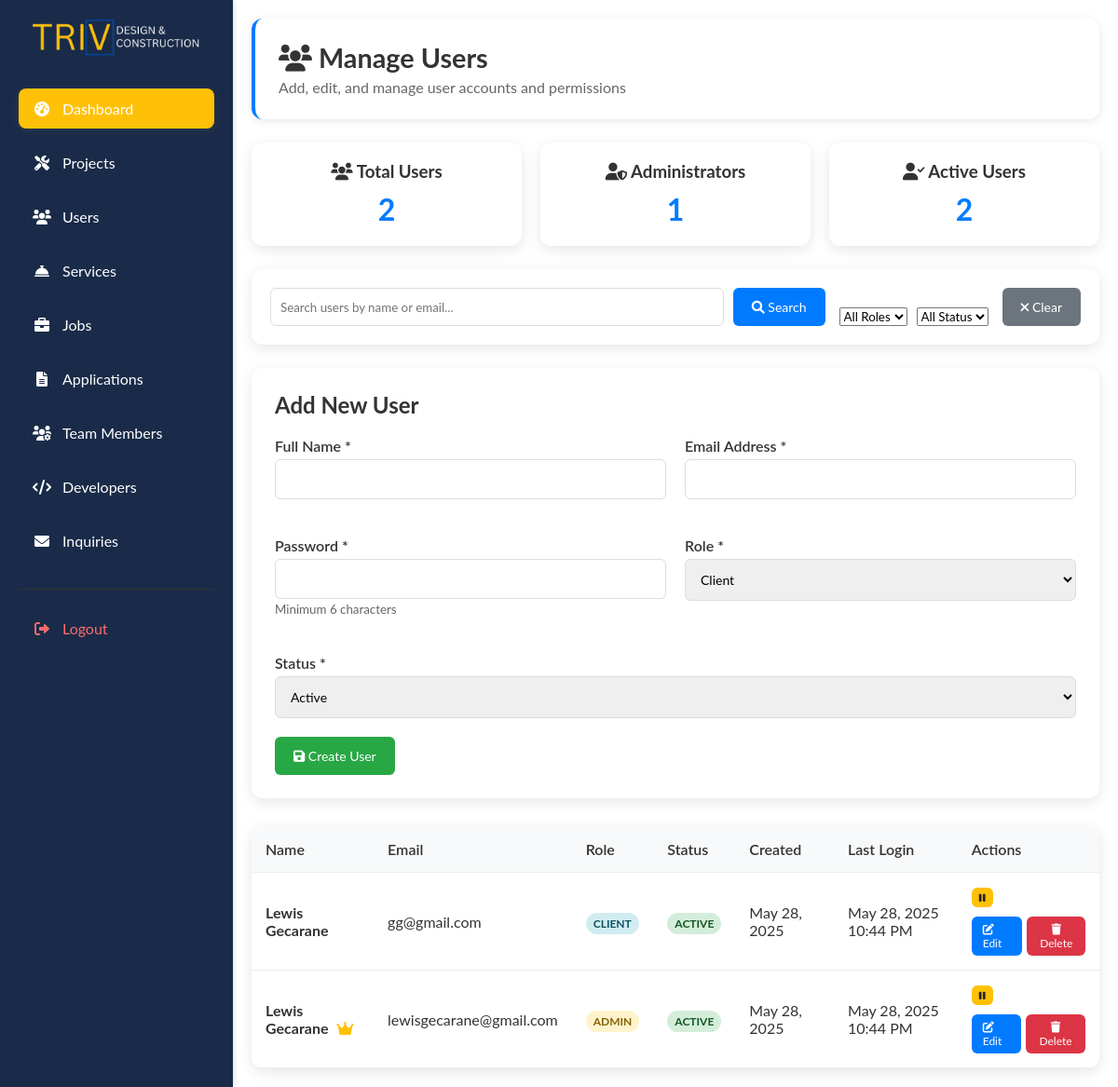
The app's page /admin/manage-users.php (signed in), older data.
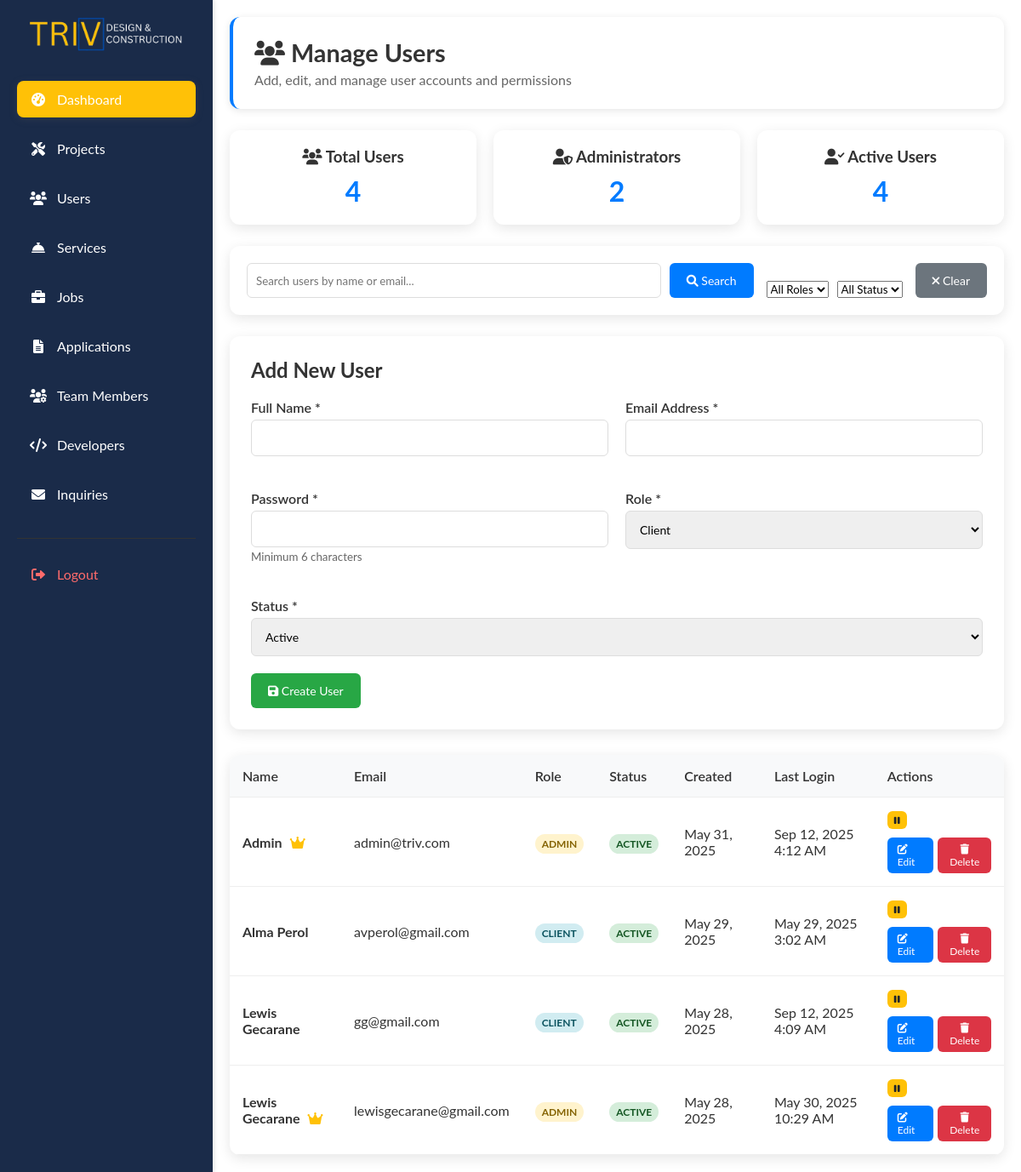
The same page, newer data.
### tables this page shows
CREATE TABLE `users` (
  `id` int(11) NOT NULL,
  `name` varchar(255) NOT NULL,
  `email` varchar(255) NOT NULL,
  `password` varchar(255) NOT NULL,
  `role` enum('admin','client') DEFAULT 'client',
  `status` enum('active','inactive') DEFAULT 'active',
  `created_at` timestamp NOT NULL DEFAULT current_timestamp(),
  `last_login` timestamp NULL DEFAULT NULL
);

### classes/Database.php (called while the page is built, shortened)
<?php
class User {
    private $conn;
    private $table = 'users';
    public function __construct($db) {
        $this->conn = $db;
    }
    public function getCount() {
        try {
            $stmt = $this->conn->prepare("SELECT COUNT(*) as count FROM {$this->table}");
            $stmt->execute();
            $result = $stmt->fetch();
            return $result['count'];
        } catch (PDOException $e) {
            error_log("Get count error: " . $e->getMessage());
            return 0;
        }
    }
    public function getAllUsers() {
        try {
            $stmt = $this->conn->prepare("SELECT id, name, email, role, status, created_at, last_login FROM {$this->table} ORDER BY created_at DESC");
            $stmt->execute();
            return $stmt->fetchAll();
        } catch (PDOException $e) {
            error_log("Get all users error: " . $e->getMessage());
            return [];
        }
    }
    public function getAdminCount() {
        try {
            $stmt = $this->conn->prepare("SELECT COUNT(*) as count FROM {$this->table} WHERE role = 'admin'");
            $stmt->execute();
            $result = $stmt->fetch();
            return $result['count'];
        } catch (PDOException $e) {
            error_log("Get admin count error: " . $e->getMessage());
            return 0;
        }
    }
}
?>

### admin/manage-users.php (the view, shortened to what this page needs)
<?php
require_once '../classes/Auth.php';
require_once '../classes/Database.php';
$db = new Database();
$conn = $db->connect();
$userObj = new User($conn);
$search = isset($_GET['search']) ? trim($_GET['search']) : '';
$roleFilter = isset($_GET['role']) ? $_GET['role'] : '';
$statusFilter = isset($_GET['status']) ? $_GET['status'] : '';
if (!empty($search)) {
    $users = $userObj->searchUsers($search);
} elseif (!empty($roleFilter)) {
    $users = $userObj->getUsersByRole($roleFilter);
} elseif (!empty($statusFilter)) {
    $users = $userObj->getUsersByStatus($statusFilter);
} else {
    $users = $userObj->getAllUsers();
}
$editUser = null;
$totalUsers = $userObj->getCount();
$adminCount = $userObj->getAdminCount();
?>
<!DOCTYPE html>
<html lang="en">
<head>
    <link rel="stylesheet" href="https://cdnjs.cloudflare.com/ajax/libs/font-awesome/6.0.0-beta3/css/all.min.css">
</head>
<body>
    <aside>
    <h2><img src = ../assets/images/trivfinalnatalaga.png></h2>
    <ul>
      <li><a href="dashboard.php" class="active"><i class="fas fa-tachometer-alt"></i> Dashboard</a></li>
      <li><a href="projects.php"><i class="fas fa-tools"></i> Projects</a></li>
      <li><a href="manage-users.php"><i class="fas fa-users"></i> Users</a></li>
      <li><a href="services.php"><i class="fas fa-concierge-bell"></i> Services</a></li>
       <li><a href="manage-jobs.php"><i class="fas fa-briefcase"></i> Jobs</a></li>
            <li><a href="manage-applications.php"><i class="fas fa-file-alt"></i> Applications</a></li>
            <li><a href="manage-team.php"><i class="fas fa-users-cog"></i> Team Members</a></li>
            <li><a href="manage-developers.php"><i class="fas fa-code"></i> Developers</a></li>
            <li><a href="manage-inquiries.php"><i class="fas fa-envelope"></i> Inquiries</a></li>
      <li class="logout-btn"><a href="logout.php"><i class="fas fa-sign-out-alt"></i> Logout</a></li>
    </ul>
  </aside>
    <main>
        <div class="header">
            <h1><i class="fas fa-users"></i> Manage Users</h1>
            <p>Add, edit, and manage user accounts and permissions</p>
        </div>
        <div class="stats-row">
            <div class="stat-card">
                <h3><i class="fas fa-users"></i> Total Users</h3>
                <div class="number"><?= $totalUsers ?></div>
            </div>
            <div class="stat-card">
                <h3><i class="fas fa-user-shield"></i> Administrators</h3>
                <div class="number"><?= $adminCount ?></div>
            </div>
            <div class="stat-card">
                <h3><i class="fas fa-user-check"></i> Active Users</h3>
                <div class="number"><?= count(array_filter($users, function($u) { return $u['status'] === 'active'; })) ?></div>
            </div>
        </div>
        <div class="controls">
            <div class="controls-row">
                <div class="search-group">
                    <input type="text" id="searchInput" placeholder="Search users by name or email..." value="<?= htmlspecialchars($search) ?>">
                    <button type="button" onclick="performSearch()" class="btn">
                        <i class="fas fa-search"></i> Search
                    </button>
                </div>
                <div class="filter-group">
                    <select id="roleFilter" onchange="applyFilter()">
                        <option value="">All Roles</option>
                    </select>
                    <select id="statusFilter" onchange="applyFilter()">
                        <option value="">All Status</option>
                    </select>
                </div>
                <div>
                    <button type="button" onclick="clearFilters()" class="btn btn-secondary">
                        <i class="fas fa-times"></i> Clear
                    </button>
                </div>
            </div>
        </div>
        <div class="form-container">
            <h2><?= $editUser ? 'Edit User' : 'Add New User' ?></h2>
            <form method="POST">
                <div class="form-row">
                    <div class="form-group">
                        <label for="name">Full Name *</label>
                        <input type="text" id="name" name="name" value="<?= $editUser ? htmlspecialchars($editUser['name']) : '' ?>" required>
                    </div>
                    <div class="form-group">
                        <label for="email">Email Address *</label>
                        <input type="email" id="email" name="email" value="<?= $editUser ? htmlspecialchars($editUser['email']) : '' ?>" required>
                    </div>
                </div>
                <div class="form-row">
                    <div class="form-group">
                        <label for="password">Password <?= $editUser ? '(Leave empty to keep current)' : '*' ?></label>
                        <input type="password" id="password" name="password" <?= $editUser ? '' : 'required' ?> minlength="6">
                        <small style="color: #666;">Minimum 6 characters</small>
                    </div>
                    <div class="form-group">
                        <label for="role">Role *</label>
                        <select id="role" name="role" required>
                            <option value="client" <?= $editUser && $editUser['role'] === 'client' ? 'selected' : '' ?>>Client</option>
                        </select>
                    </div>
                </div>
                <div class="form-group">
                    <label for="status">Status *</label>
                    <select id="status" name="status" required>
                        <option value="active" <?= $editUser && $editUser['status'] === 'active' ? 'selected' : '' ?>>Active</option>
                    </select>
                </div>
                <div style="display: flex; gap: 10px;">
                    <button type="submit" class="btn btn-success">
                        <i class="fas fa-save"></i> <?= $editUser ? 'Update User' : 'Create User' ?>
                    </button>
                </div>
            </form>
        </div>
        <div class="table-container">
            <table class="table">
                <thead>
                    <tr>
                        <th>Name</th>
                        <th>Email</th>
                        <th>Role</th>
                        <th>Status</th>
                        <th>Created</th>
                        <th>Last Login</th>
                        <th>Actions</th>
                    </tr>
                </thead>
                <tbody>
                    <?php if (empty($users)): ?>
                        <tr>
                            <td colspan="7" style="text-align: center; padding: 40px; color: #666;">
                                <i class="fas fa-users" style="font-size: 2em; margin-bottom: 10px; display: block;"></i>
                                No users found
                            </td>
                        </tr>
                    <?php else: ?>
                        <?php foreach ($users as $user): ?>
                            <tr>
                                <td>
                                    <strong><?= htmlspecialchars($user['name']) ?></strong>
                                    <?php if ($user['role'] === 'admin'): ?>
                                        <i class="fas fa-crown" style="color: #ffc107; margin-left: 5px;" title="Administrator"></i>
                                    <?php endif; ?>
                                </td>
                                <td><?= htmlspecialchars($user['email']) ?></td>
                                <td>
                                    <span class="role-badge role-<?= $user['role'] ?>">
                                        <?= ucfirst($user['role']) ?>
                                    </span>
                                </td>
                                <td>
                                    <span class="status-badge status-<?= $user['status'] ?>">
                                        <?= ucfirst($user['status']) ?>
                                    </span>
                                </td>
                                <td><?= date('M j, Y', strtotime($user['created_at'])) ?></td>
                                <td>
                                    <?= $user['last_login'] ? date('M j, Y g:i A', strtotime($user['last_login'])) : 'Never' ?>
                                </td>
                                <td>
                                    <div class="quick-actions">
                                        <?php if ($user['status'] === 'active'): ?>
                                            <form method="POST" style="display: inline;">
                                                <button type="submit" class="btn btn-warning" title="Deactivate">
                                                    <i class="fas fa-pause"></i>
                                                </button>
                                            </form>
                                        <?php endif; ?>
                                    </div>
                                    <div class="actions">
                                        <a href="?edit=<?= $user['id'] ?>" class="btn btn-primary">
                                            <i class="fas fa-edit"></i> Edit
                                        </a>
                                        <?php if ($adminCount > 1 || $user['role'] !== 'admin'): ?>
                                            <form method="POST" style="display: inline;" onsubmit="return confirm('Are you sure you want to delete this user? This action cannot be undone.')">
                                                <button type="submit" class="btn btn-danger">
                                                    <i class="fas fa-trash"></i> Delete
                                                </button>
                                            </form>
                                        <?php else: ?>
                                            <button class="btn btn-danger" disabled title="Cannot delete the last administrator">
                                                <i class="fas fa-trash"></i> Delete
                                            </button>
                                        <?php endif; ?>
                                    </div>
                                </td>
                            </tr>
                        <?php endforeach; ?>
                    <?php endif; ?>
                </tbody>
            </table>
        </div>
    </main>
</body>
</html>

### admin/manage-users.php (style rules this page uses)
* { margin: 0; padding: 0; box-sizing: border-box; font-family: 'Lato', sans-serif; }
body { display: flex; height: 100vh; color: #333; }
aside { width: 250px; background: #1a2b49; color: white; padding: 20px; box-shadow: 2px 0 5px rgba(0,0,0,0.1); }
aside h2 { margin-bottom: 30px; text-align: center; color: #ffc107; font-size: 1.5em; }
aside ul { list-style: none; }
aside ul li { margin: 15px 0; }
aside ul li a { color: white; text-decoration: none; display: flex; align-items: center; padding: 12px 15px; border-radius: 8px; transition: all 0.3s ease; }
aside ul li a i { margin-right: 12px; width: 20px; text-align: center; }
aside ul li a.active { background: #ffc107; box-shadow: 0 2px 10px rgba(83, 86, 88, 0.3); }
.logout-btn { margin-top: 30px !important; border-top: 1px solid #333; padding-top: 20px !important; }
.logout-btn a { color: #ff6b6b !important; }
main { flex: 1; padding: 20px; overflow-y: auto; }
.header { background: white; padding: 25px; box-shadow: 0 2px 10px rgba(0,0,0,0.1); margin-bottom: 25px; border-radius: 12px; border-left: 4px solid #007bff; }
.header h1 { color: #333; font-size: 1.8em; margin-bottom: 5px; }
.header p { color: #666; font-size: 1em; }
.stats-row { display: grid; grid-template-columns: repeat(auto-fit, minmax(200px, 1fr)); gap: 20px; margin-bottom: 25px; }
.stat-card { background: white; padding: 20px; border-radius: 12px; box-shadow: 0 4px 15px rgba(0,0,0,0.1); text-align: center; }
.stat-card h3 { color: #333; margin-bottom: 10px; }
.stat-card .number { font-size: 2em; font-weight: bold; color: #007bff; }
.controls { background: white; padding: 20px; border-radius: 12px; box-shadow: 0 4px 15px rgba(0,0,0,0.1); margin-bottom: 25px; }
.controls-row { display: grid; grid-template-columns: 1fr auto auto; gap: 15px; align-items: end; }
.search-group { display: flex; gap: 10px; }
.search-group input { flex: 1; padding: 10px; border: 1px solid #ddd; border-radius: 6px; }
.filter-group { display: flex; gap: 10px; }
.form-container { background: white; padding: 25px; border-radius: 12px; box-shadow: 0 4px 15px rgba(0,0,0,0.1); margin-bottom: 30px; }
.form-container h2 { margin-bottom: 20px; color: #333; }
.form-row { display: grid; grid-template-columns: 1fr 1fr; gap: 20px; margin-bottom: 20px; }
.form-group { margin-bottom: 20px; }
.form-group label { display: block; margin-bottom: 5px; font-weight: 600; color: #333; }
.form-group input, .form-group select { width: 100%; padding: 12px; border: 1px solid #ddd; border-radius: 6px; font-size: 14px; }
.btn { display: inline-block; padding: 12px 20px; background: #007bff; color: white; text-decoration: none; border-radius: 6px; border: none; cursor: pointer; font-size: 14px; transition: all 0.3s ease; }
.btn.btn-success { background: #28a745; }
.btn.btn-danger { background: #dc3545; }
.btn.btn-secondary { background: #6c757d; }
.btn.btn-warning { background: #ffc107; color: #212529; }
.table-container { background: white; border-radius: 12px; box-shadow: 0 4px 15px rgba(0,0,0,0.1); overflow: hidden; }
.table { width: 100%; border-collapse: collapse; }
.table th, .table td { padding: 15px; text-align: left; border-bottom: 1px solid #eee; }
.table th { background: #f8f9fa; font-weight: 600; color: #333; }
.status-badge { padding: 4px 8px; border-radius: 12px; font-size: 12px; font-weight: bold; text-transform: uppercase; }
.status-active { background: #d4edda; color: #155724; }
.role-badge { padding: 4px 8px; border-radius: 12px; font-size: 12px; font-weight: bold; text-transform: uppercase; }
.role-admin { background: #fff3cd; color: #856404; }
.role-client { background: #d1ecf1; color: #0c5460; }
.actions { display: flex; gap: 5px; }
.actions .btn { padding: 6px 12px; font-size: 12px; }
.quick-actions { display: flex; gap: 5px; margin-bottom: 10px; }
.quick-actions .btn { padding: 4px 8px; font-size: 11px; }
img { max-width: 100%; height: 40px; }

Row changes from the older to the newer data that the page shows:
added users: name "Admin", email "admin@triv.com", role "ADMIN", status "ACTIVE", created_at "May 31, 2025", last_login "Sep 12, 2025 4:12 AM"
added users: name "Alma Perol", email "avperol@gmail.com", role "CLIENT", status "ACTIVE", created_at "May 29, 2025", last_login "May 29, 2025 3:02 AM"
changed users "gg@gmail.com": last_login "May 28, 2025 10:44 PM" → "Sep 12, 2025 4:09 AM"
changed users "lewisgecarane@gmail.com": last_login "May 28, 2025 10:44 PM" → "May 30, 2025 10:29 AM"
Text that changed along with them:
$totalUsers: "2" → "4"
$adminCount: "1" → "2"
text no longer shown: "2"
text now shown: "4"
